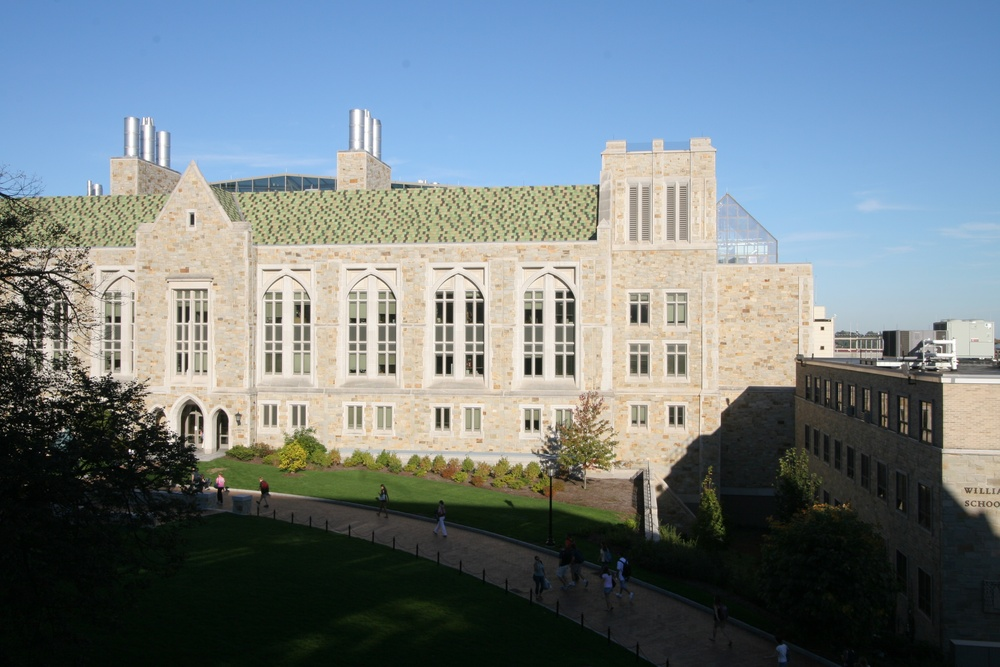
#> input picture CSProj/CS650/Lab 5/IMG_1341.JPG, 1000 x 667 px, shrunk from 3504 x 2336 before the run, found by its file name
$ python testCornerDetector.py
#> lines starting #> are read from the running program, lines starting #| are printed output that depends on the picture; after the words box and inside, x2 and y2 are one past the last pixel; in counts of white or black regions, pixels touching at a corner belong together
'''
Created on Nov 19, 2014

@author: daqing_yi
'''
import cv2
import numpy as np

if __name__ == '__main__':

    filename = 'IMG_1341.jpg'
    #filename = 'chessboard2.jpg'
    img = cv2.imread(filename)
#> img is the input picture: shape (667, 1000, 3); mean B, G, R 131, 125.6, 113.8
    gray = cv2.cvtColor(img,cv2.COLOR_BGR2GRAY)
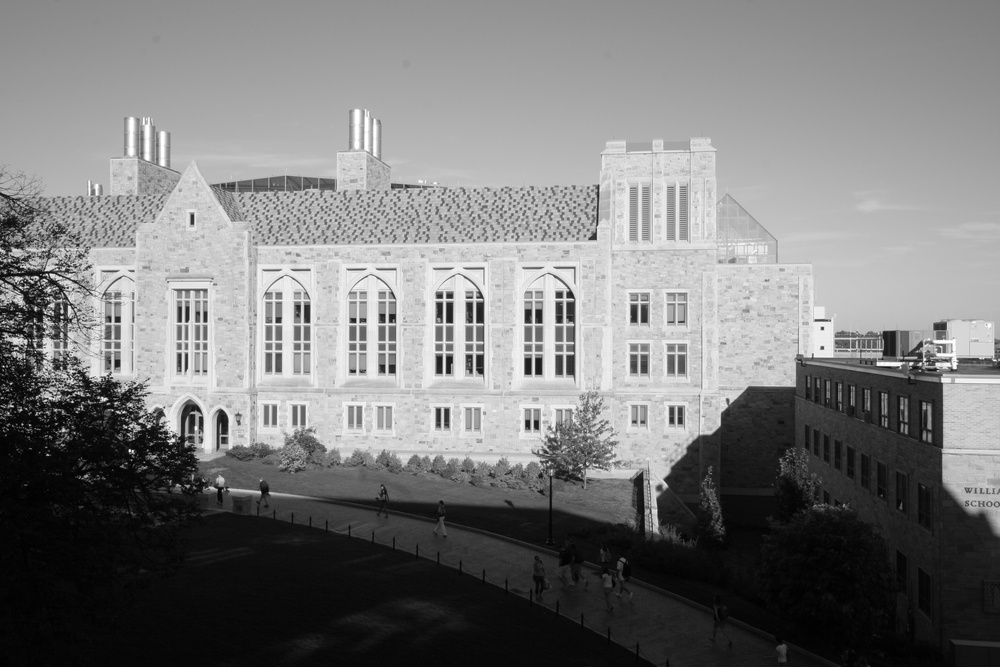
#> gray: shape (667, 1000); min 0, max 255, mean 122.7

    gray = np.float32(gray)
    dst = cv2.cornerHarris(gray,2,3,0.1)
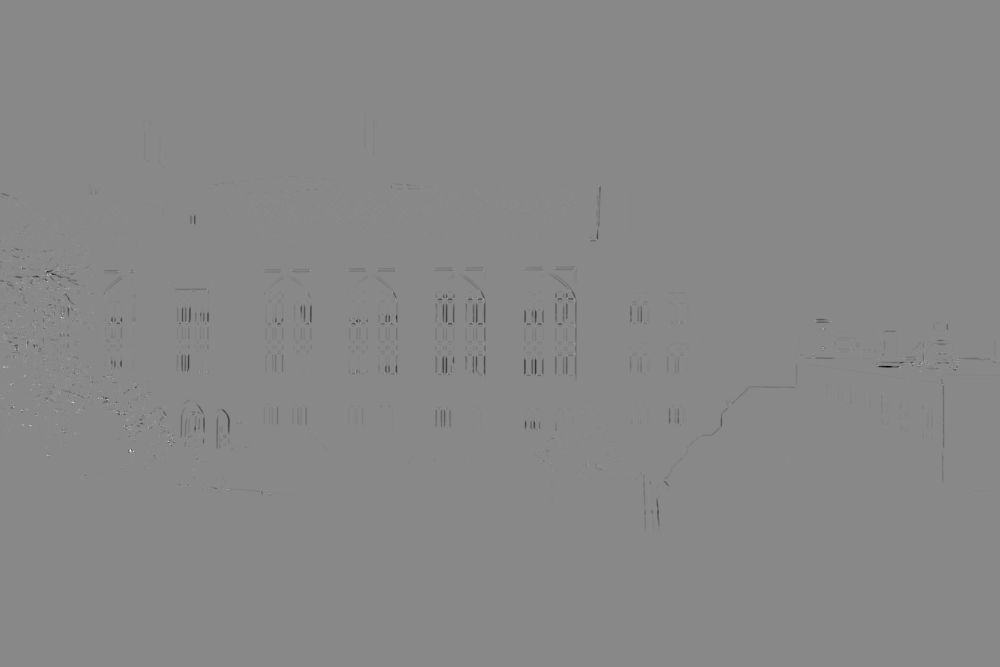
#> dst: shape (667, 1000) float32; min -135939424, max 117292448, mean -303579.9; drawn with min black and max white

    #result is dilated for marking the corners, not important
    dst = cv2.dilate(dst,None)
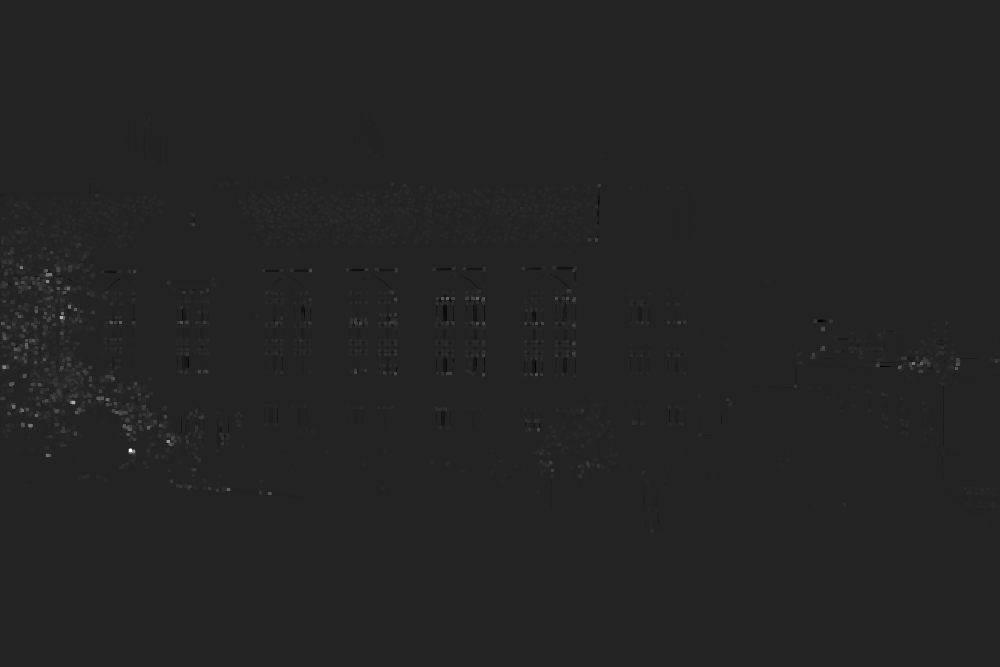
#> dst: shape (667, 1000) float32; min -18720058, max 117292448, mean 233752.9; drawn with min black and max white

    # Threshold for an optimal value, it may vary depending on the image.
    img[dst>0.01*dst.max()]=[0,0,255]
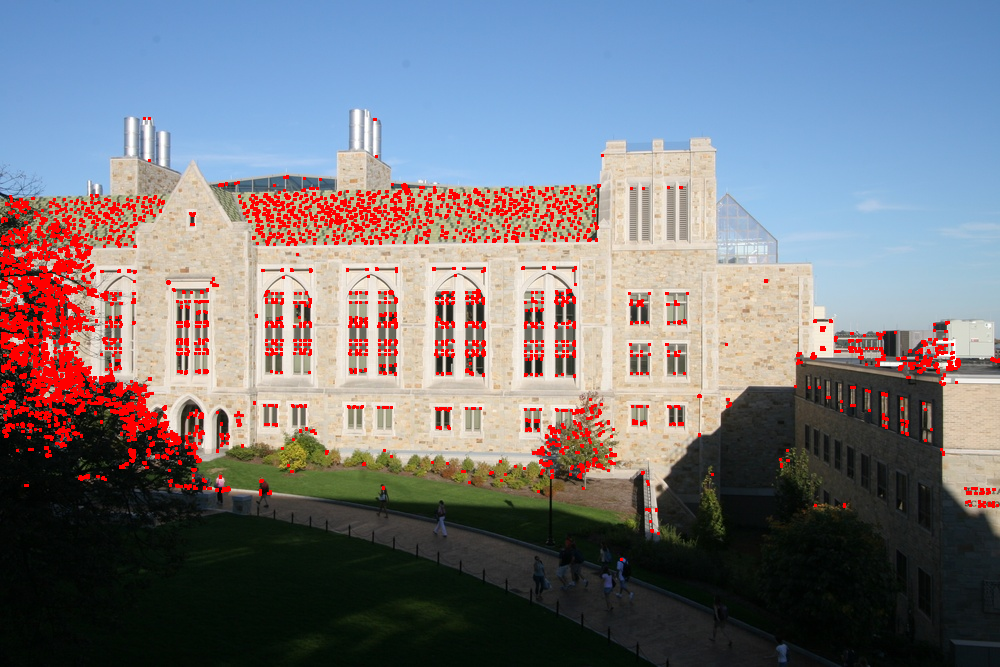
#> img: shape (667, 1000, 3); 5.15% of pixels changed, all inside (x1, y1, x2, y2) = (0, 117, 1000, 561)

    cv2.imshow('dst',img)
    if cv2.waitKey(0) & 0xff == 27:
#> (key Esc is pressed here)
        cv2.destroyAllWindows()

$ run again, with CSProj/CS650/Lab 5/IMG_1342.JPG copied over CSProj/CS650/Lab 5/IMG_1341.JPG
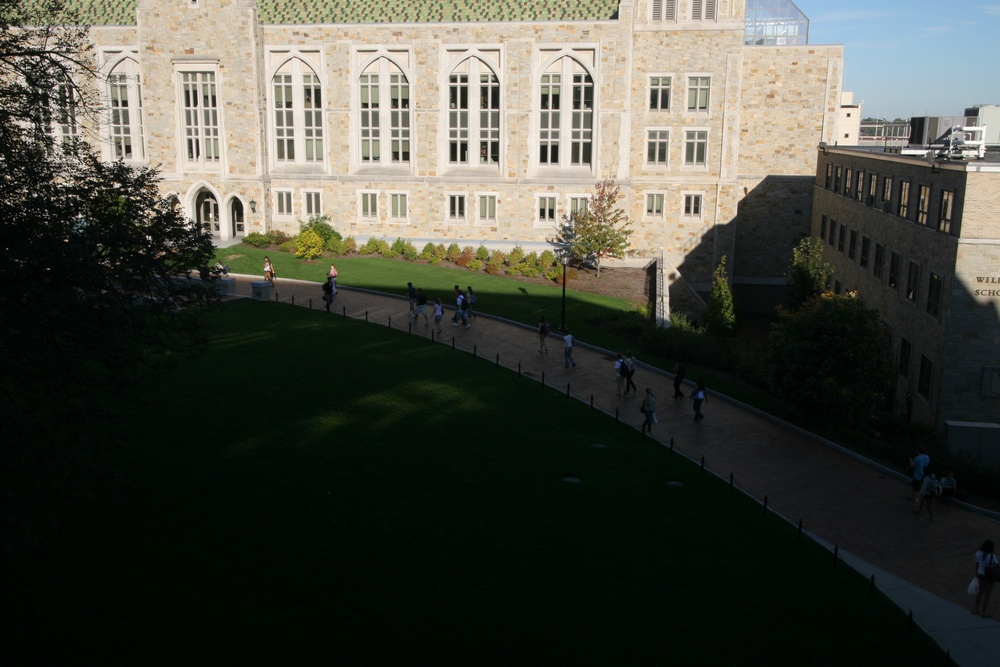
#> input picture CSProj/CS650/Lab 5/IMG_1342.JPG, 1000 x 667 px, shrunk from 3504 x 2336 before the run, found by its file name
#> img is the input picture: shape (667, 1000, 3); mean B, G, R 64.3, 73.1, 71.8
#> `dst = cv2.dilate(dst,None)`:
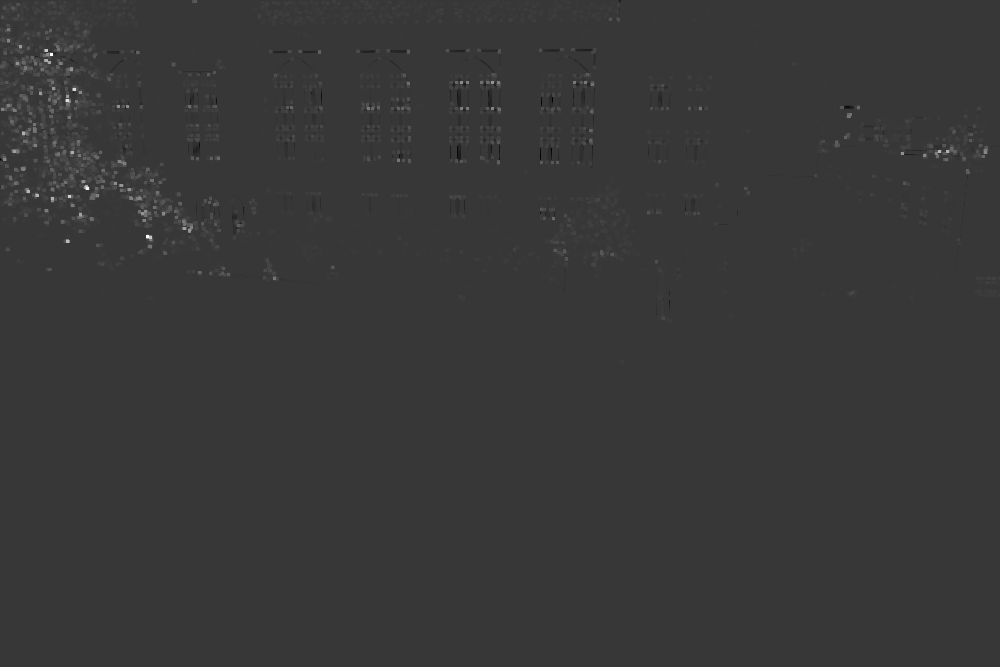
#> dst: shape (667, 1000) float32; min -19322462, max 69268896, mean 212219; drawn with min black and max white
#> `img[dst>0.01*dst.max()]=[0,0,255]`:
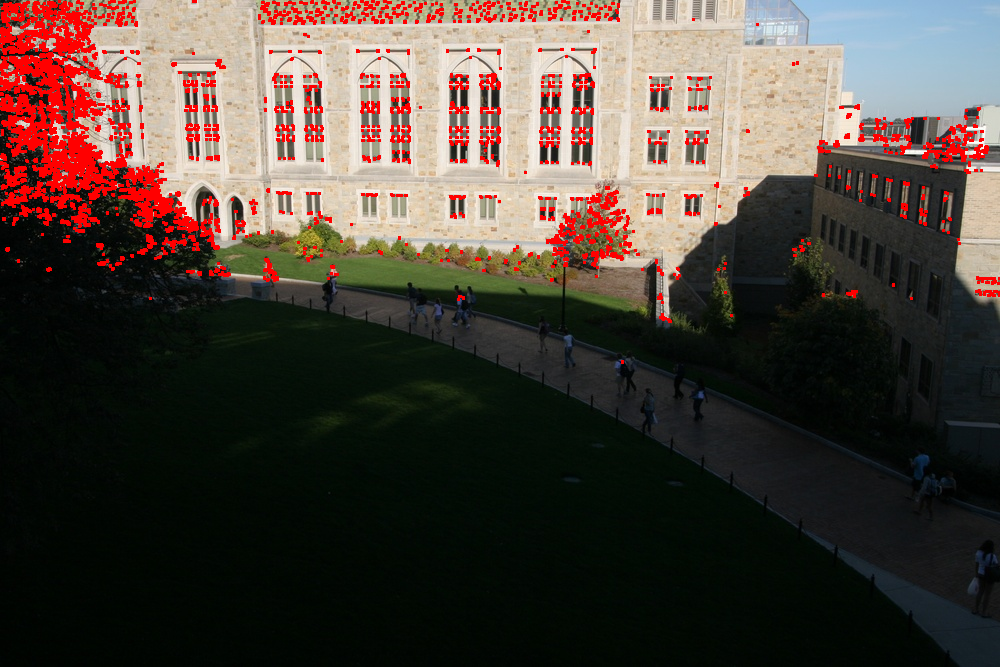
#> img: shape (667, 1000, 3); 5.27% of pixels changed, all inside (x1, y1, x2, y2) = (0, 0, 1000, 364)

$ run again, with CSProj/CS650/Lab 5/IMG_1343.JPG copied over CSProj/CS650/Lab 5/IMG_1341.JPG
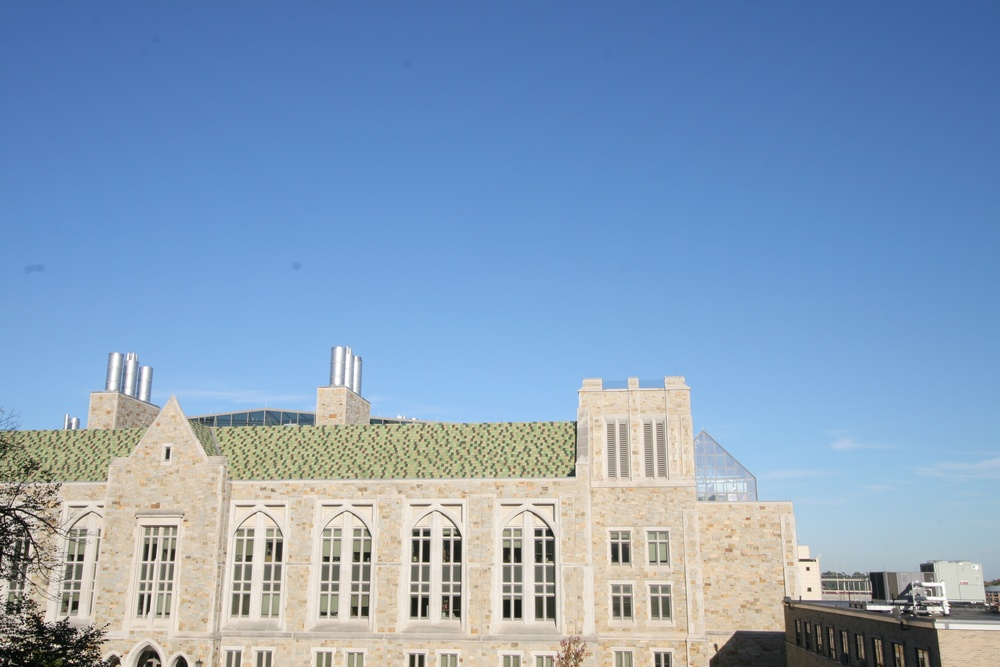
#> input picture CSProj/CS650/Lab 5/IMG_1343.JPG, 1000 x 667 px, shrunk from 3504 x 2336 before the run, found by its file name
#> img is the input picture: shape (667, 1000, 3); mean B, G, R 188.9, 158.9, 132.4
#> `dst = cv2.dilate(dst,None)`:
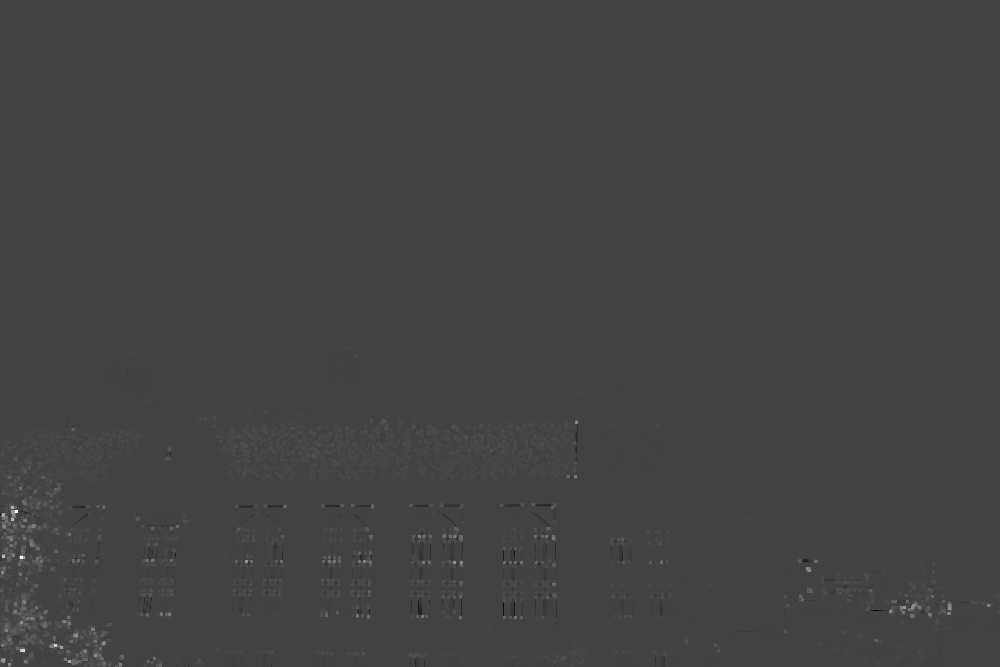
#> dst: shape (667, 1000) float32; min -23339838, max 65921408, mean 149675.8; drawn with min black and max white
#> `img[dst>0.01*dst.max()]=[0,0,255]`:
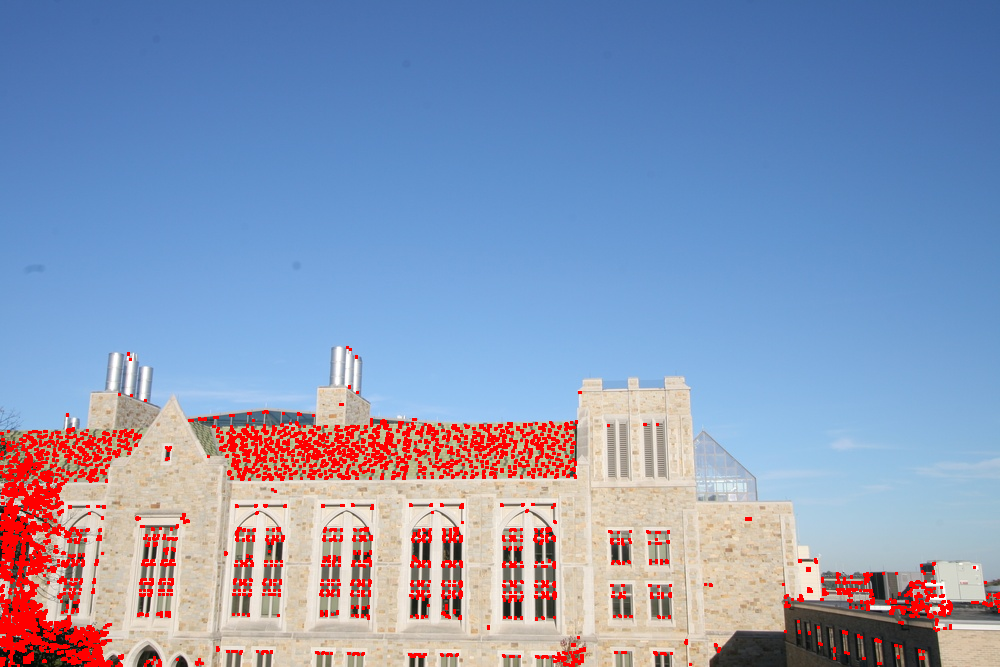
#> img: shape (667, 1000, 3); 4.96% of pixels changed, all inside (x1, y1, x2, y2) = (0, 346, 1000, 667)

$ run again, with CSProj/CS650/Lab 5/IMG_1344.JPG copied over CSProj/CS650/Lab 5/IMG_1341.JPG
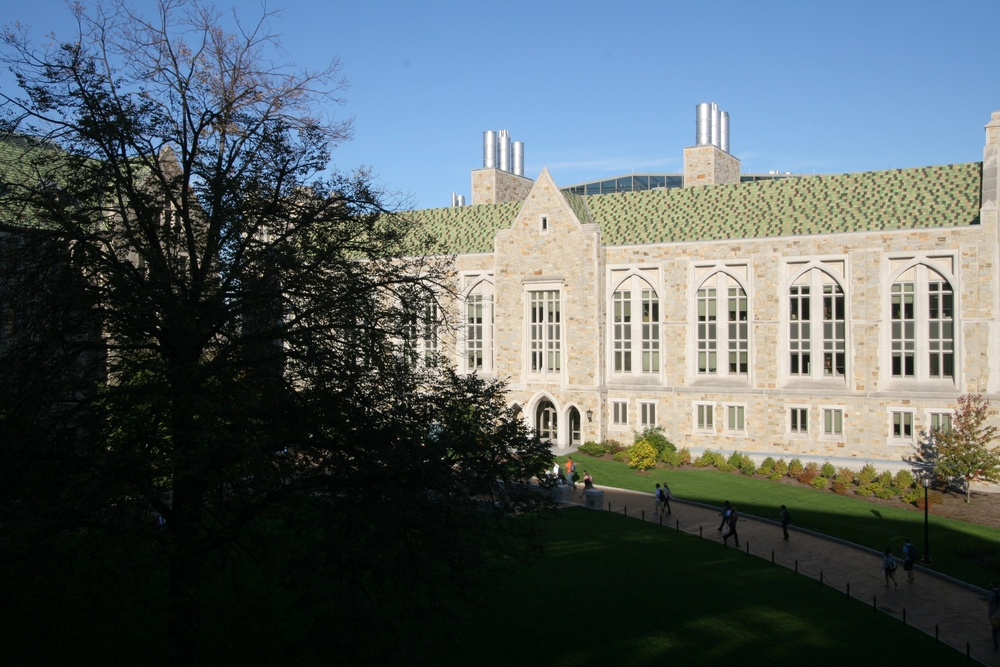
#> input picture CSProj/CS650/Lab 5/IMG_1344.JPG, 1000 x 667 px, shrunk from 3504 x 2336 before the run, found by its file name
#> img is the input picture: shape (667, 1000, 3); mean B, G, R 100.1, 97, 86.6
#> `dst = cv2.dilate(dst,None)`:
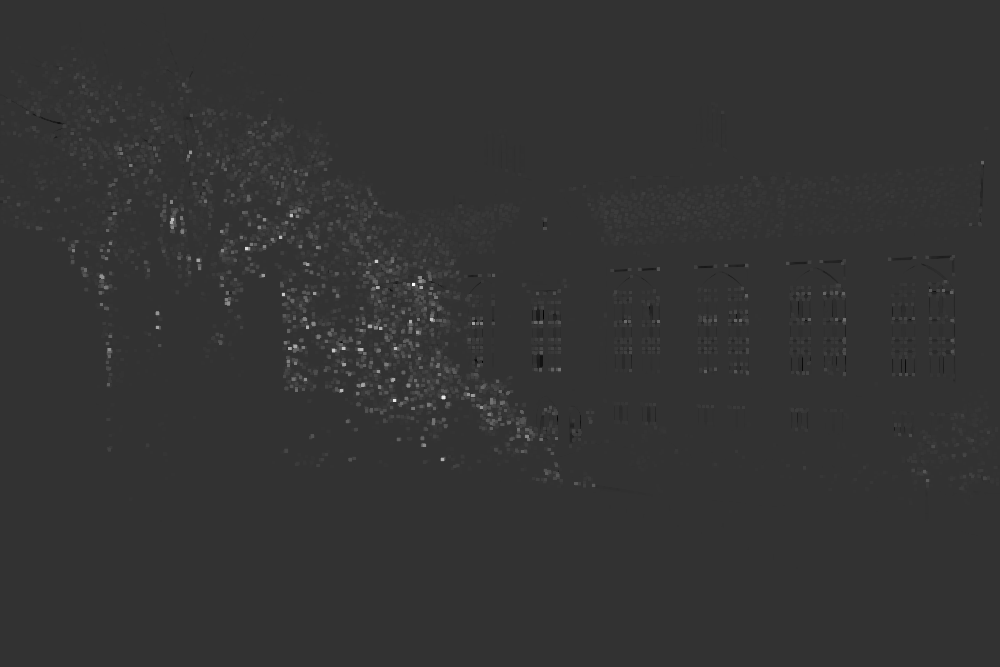
#> dst: shape (667, 1000) float32; min -19680296, max 80495424, mean 453048.7; drawn with min black and max white
#> `img[dst>0.01*dst.max()]=[0,0,255]`:
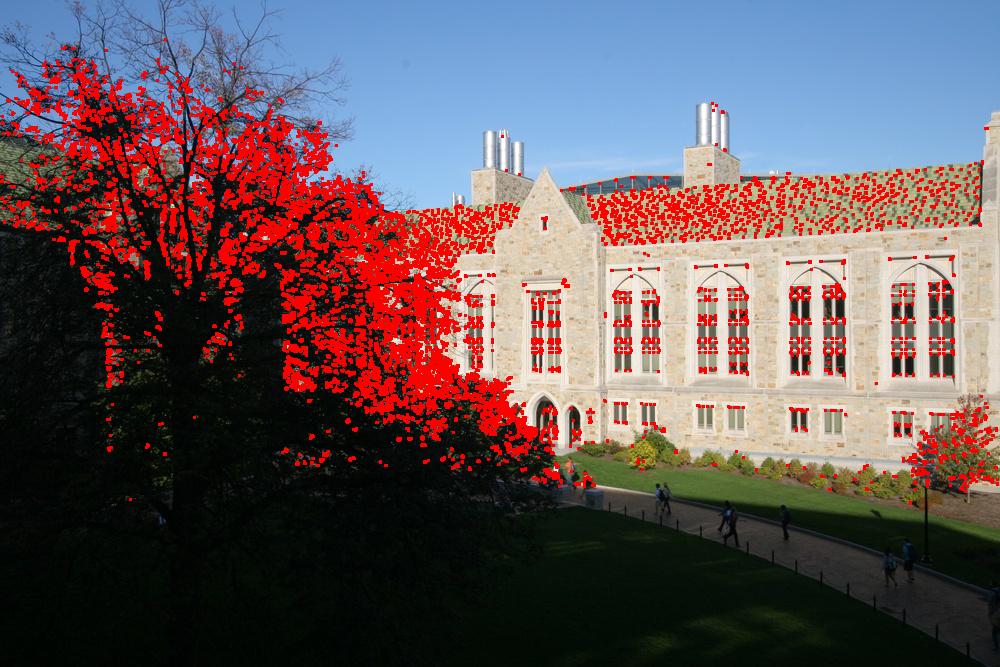
#> img: shape (667, 1000, 3); 10.19% of pixels changed, all inside (x1, y1, x2, y2) = (0, 38, 999, 505)
